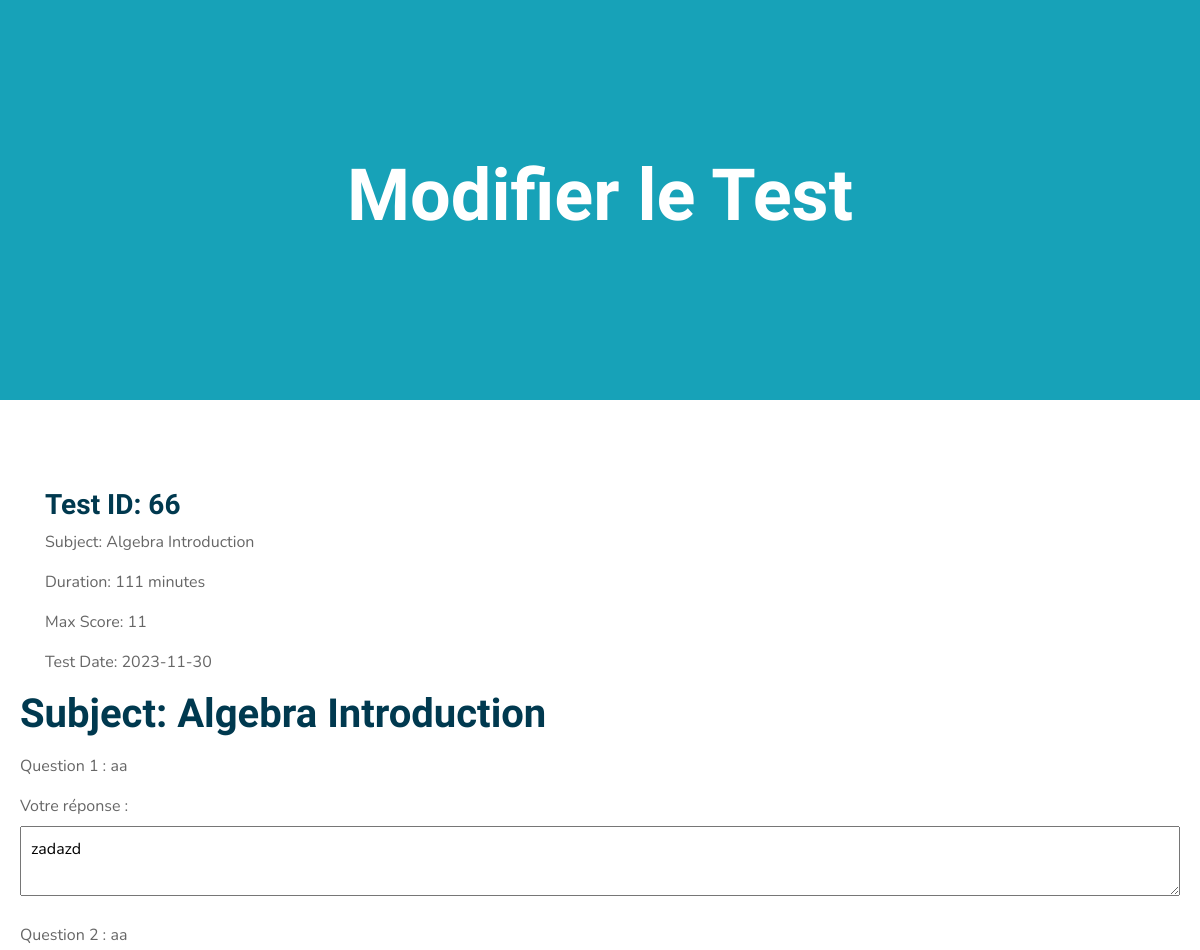
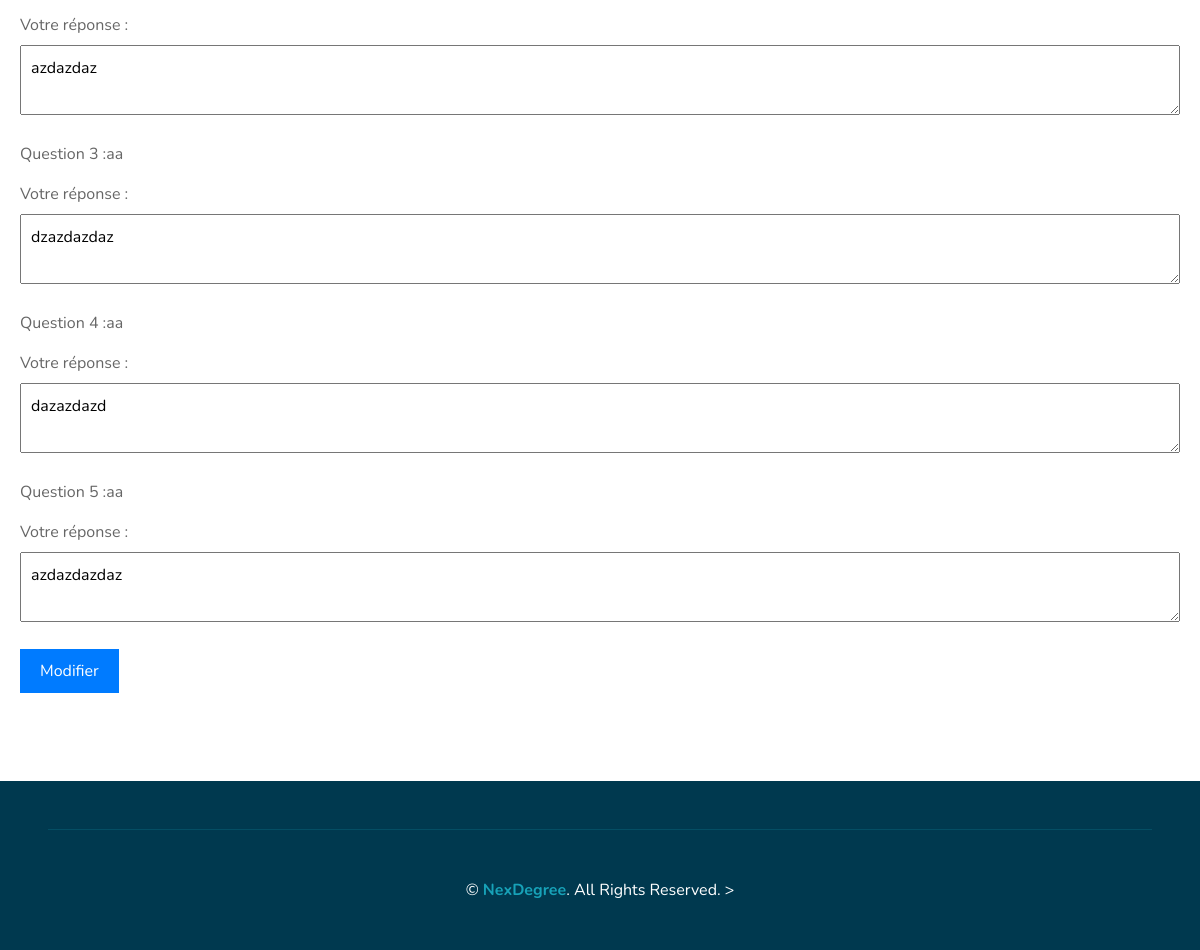
The app's page /View/FrontOffice/modifierReponse.php?id_reponse=42 with its own data (2 pictures, top to bottom).
### tables this page shows
CREATE TABLE `evaluation` (
  `id` int(11) NOT NULL,
  `matiere` varchar(50) NOT NULL,
  `duree` int(11) NOT NULL,
  `noteMax` float NOT NULL,
  `date2` date NOT NULL,
  `quest1` text NOT NULL,
  `quest2` text NOT NULL,
  `quest3` text NOT NULL,
  `quest4` text NOT NULL,
  `quest5` text NOT NULL,
  `id_chapitre` int(11) DEFAULT NULL
);

CREATE TABLE `reponse` (
  `idrep` int(11) NOT NULL,
  `id` int(11) NOT NULL,
  `iduser` int(11) NOT NULL,
  `rep1` text NOT NULL,
  `rep2` text NOT NULL,
  `rep3` text NOT NULL,
  `rep4` text NOT NULL,
  `rep5` text NOT NULL,
  `note` float NOT NULL DEFAULT 0,
  `remarque` text DEFAULT NULL,
  `statusnote` tinyint(1) DEFAULT 0,
  `status` varchar(20) DEFAULT NULL
);

### controller/ReponseController.php (called while the page is built, shortened)
<?php
class ReponseController {
    public function getReponse($idrep) {
        $sql = "SELECT * FROM reponse WHERE idrep = :idrep";
        $db = config::getConnexion();
        try {
            $query = $db->prepare($sql);
            $query->bindValue(':idrep', $idrep);
            $query->execute();
            $reponse = $query->fetch();
            return $reponse;
        }
        catch (Exception $e) {
            echo 'Erreur : ' . $e->getMessage();
        }
    }
}
?>

### controller/EvaluationController.php (called while the page is built, shortened)
<?php
class EvaluationController {
    public function getEvaluation($id) {
        $sql = "SELECT * FROM evaluation WHERE id = $id";
        $db = config::getConnexion();
        try {
            $query = $db->prepare($sql);
            $query->execute();
            $eval = $query->fetch();
            return $eval;
        }
        catch (Exception $e) {
            echo 'Erreur : ' . $e->getMessage();
        }
    }
}
?>

### View/FrontOffice/modifierReponse.php (the view, shortened to what this page needs)
<?php
require_once "../../Controller/ReponseController.php";
require_once "../../Controller/EvaluationController.php";
$reponseController = new ReponseController();
$evaluationController = new EvaluationController();
if(isset($_GET['id_reponse'])){
    $reponse = $reponseController->getReponse($_GET['id_reponse']);
    $evaluation = $evaluationController->getEvaluation($reponse['id']);
} else if(
    isset($_POST['id_reponse']) && isset($_POST['rep1']) && isset($_POST['rep2']) && isset($_POST['rep3'])
    && isset($_POST['rep4']) && isset($_POST['rep5'])
){
    $rp = new reponse(
        $_POST['id_reponse'],
        $_POST['rep1'],
        $_POST['rep2'],
        $_POST['rep3'],
        $_POST['rep4'],
        $_POST['rep5']
    );
    $reponseController->updateReponse($rp);
    header("Location:index.php");
} else
    header("Location:index.php");
?>
<!DOCTYPE html>
<html lang="en">
<head>
    <link
      href="https://cdnjs.cloudflare.com/ajax/libs/font-awesome/5.10.0/css/all.min.css"
      rel="stylesheet"
    />
    <link href="lib/flaticon/font/flaticon.css" rel="stylesheet" />
    <link href="lib/owlcarousel/assets/owl.carousel.min.css" rel="stylesheet" />
    <link href="lib/lightbox/css/lightbox.min.css" rel="stylesheet" />
    <link href="css/style.css" rel="stylesheet" />
  </head>
  <body>
    <div class="container-fluid bg-primary mb-5">
      <div
        class="d-flex flex-column align-items-center justify-content-center"
        style="min-height: 400px"
      >
        <h3 class="display-3 font-weight-bold text-white">Modifier le Test</h3>
      </div>
    </div>
<main id="content" style="padding: 40px 20px;">
    <div class="container">
        <?php if ($evaluation): ?>
            <h3>Test ID: <?php echo $evaluation['id']; ?></h3>
            <p>Subject: <?php echo $evaluation['matiere']; ?></p>
            <p>Duration: <?php echo $evaluation['duree']; ?> minutes</p>
            <p>Max Score: <?php echo $evaluation['noteMax']; ?></p>
            <p>Test Date: <?php echo $evaluation['date2']; ?></p>
        <?php else: ?>
            <p>No test found with that ID.</p>
        <?php endif; ?>
    </div>
    <h1>   <p>Subject: <?php echo $evaluation['matiere']; ?></p> </h1>
    <form action="modifierReponse.php" method="post" id="reponseForm">
        <div style="margin-bottom: 20px;">
            <p>Question 1 : <?php echo $evaluation['quest1']; ?></p>
            <label for="question1">Votre réponse :</label>
            <textarea id="question1" name="rep1" rows="2" cols="50" style="width: 100%; padding: 10px;"><?php echo $reponse['rep1']; ?></textarea>
        </div>
        <div style="margin-bottom: 20px;">
            <p>Question 2 : <?php echo $evaluation['quest2']; ?></p>
            <label for="question2">Votre réponse :</label>
            <textarea id="question2" name="rep2" rows="2" cols="50" style="width: 100%; padding: 10px;"><?php echo $reponse['rep2']; ?></textarea>
        </div>
        <div style="margin-bottom: 20px;">
            <p>Question 3 :<?php echo $evaluation['quest3']; ?></p>
            <label for="question3">Votre réponse :</label>
            <textarea id="question3" name="rep3" rows="2" cols="50" style="width: 100%; padding: 10px;"><?php echo $reponse['rep3']; ?></textarea>
        </div>
        <div style="margin-bottom: 20px;">
            <p>Question 4 :<?php echo $evaluation['quest4']; ?></p>
            <label for="question4">Votre réponse :</label>
            <textarea id="question4" name="rep4" rows="2" cols="50" style="width: 100%; padding: 10px;"><?php echo $reponse['rep4']; ?></textarea>
        </div>
        <div style="margin-bottom: 20px;">
            <p>Question 5 :<?php echo $evaluation['quest5']; ?></p>
            <label for="question5">Votre réponse :</label>
            <textarea id="question5" name="rep5" rows="2" cols="50" style="width: 100%; padding: 10px;"><?php echo $reponse['rep5']; ?></textarea>
        </div>
        <button type="submit" style="padding: 10px 20px; background-color: #007bff; color: #fff; border: none;">Modifier</button>
    </form>
</main>
<div
    class="container-fluid bg-secondary text-white mt-5 py-5 px-sm-3 px-md-5"
>
    <div
        class="container-fluid pt-5"
        style="border-top: 1px solid rgba(23, 162, 184, 0.2)"
    >
        <p class="m-0 text-center text-white">
            &copy;
            <a class="text-primary font-weight-bold" href="#">NexDegree</a>.
            All Rights Reserved.
            >
        </p>
    </div>
</div>
</body>
</html>

### View/FrontOffice/modifierReponse.php (style rules this page uses)
html { scroll-behavior: smooth; }

### records on screen
evaluation: id "66", matiere "Algebra Introduction", duree "111", noteMax "11", date2 "2023-11-30", quest1 "aa", quest2 "aa", quest3 "aa", quest4 "aa", quest5 "aa"
reponse: rep1 "zadazd", rep2 "azdazdaz", rep3 "dzazdazdaz", rep4 "dazazdazd", rep5 "azdazdazdaz"
